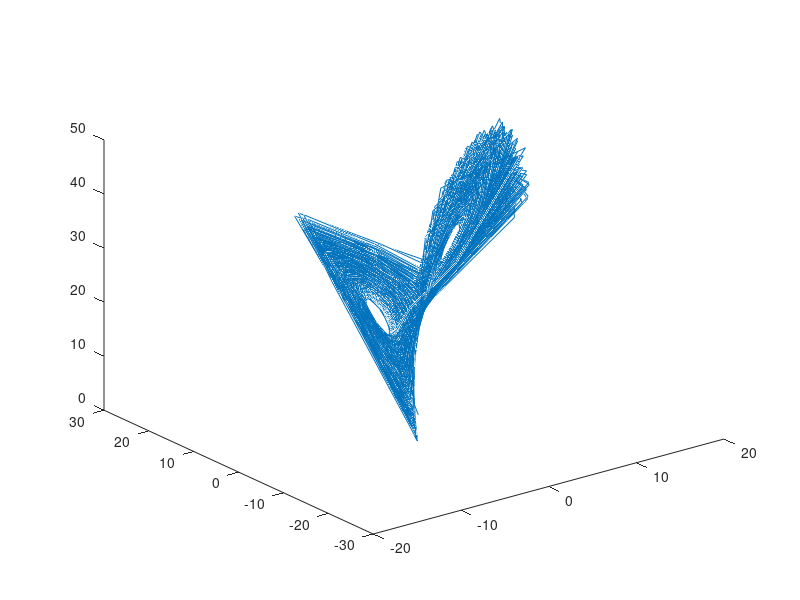

Write the MATLAB code that produced this figure.
a = 10;
b = 28;
c = 8/3;
a = 10;
b = 28;
c = 8/3;
InitValue = [1,1,1];

l = 0;r = 10000
N = 100000;
h = (r-l)/N;
m = 3;
ans = zeros(N,m);
t = l;
for j = 1:m
    ans(1,j) = InitValue(j);    
end
k = zeros(4,m);
for i = 1:N        
        x = ans(i,1);
        y = ans(i,2);
        z = ans(i,3);
        %x = a(y-x);
        %y = bx-y-xz;
        %z = xy-cz;
        k(1,1) = h*(a*(y-x));
        k(1,2) = h*(b*x-y-x*z);
        k(1,3) = h*(x*y-c*z);
        x = ans(i,1)+0.5*k(1,1);
        y = ans(i,2)+0.5*k(1,2);
        z = ans(i,3)+0.5*k(1,3);
        %x = a(y-x);
        %y = bx-y-xz;
        %z = xy-cz;
        k(2,1) = h*(a*(y-x));
        k(2,2) = h*(b*x-y-x*z);
        k(2,3) = h*(x*y-c*z);
        x = ans(i,1)+0.5*k(2,1);
        y = ans(i,2)+0.5*k(2,2);
        z = ans(i,3)+0.5*k(2,3);
        %x = a(y-x);
        %y = bx-y-xz;
        %z = xy-cz;
        k(3,1) = h*(a*(y-x));
        k(3,2) = h*(b*x-y-x*z);
        k(3,3) = h*(x*y-c*z);
        x = ans(i,1)+k(3,1);
        y = ans(i,2)+k(3,2);
        z = ans(i,3)+k(3,3);
        %x = a(y-x);
        %y = bx-y-xz;
        %z = xy-cz;
        k(4,1) = h*(a*(y-x));
        k(4,2) = h*(b*x-y-x*z);
        k(4,3) = h*(x*y-c*z);
        for j=1:m
            ans(i+1,j) = ans(i,j)+(k(1,j)+2*k(2,j)+2*k(3,j)+k(4,j))/6;
        end       
        
end
x = zeros(1,N);
y = zeros(1,N);
z = zeros(1,N);

for i =1:N
    x(i) = ans(i,1);
    y(i) = ans(i,2);
    z(i) = ans(i,3);
end

figure(1)
plot3(x,y,z)

